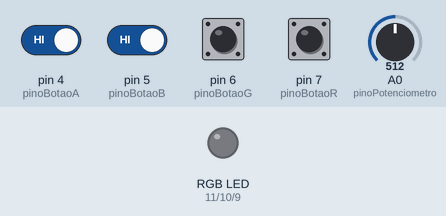
Bench run of a sketch on a simulated Arduino Uno, built with avr-gcc and run on an emulated ATmega328P. Shown: an RGB LED mixed from three pins (HIGH = lit). Inputs (shaded band) come from the test bench; at power-on: pin 4 (pinoBotaoA), pin 5 (pinoBotaoB), pin 6 (pinoBotaoG), pin 7 (pinoBotaoR) HIGH, A0 (pinoPotenciometro) = 512. Dim RGB values are drawn brighter than linear.

Above: at 1.2 s.
1.3 s: pin 4 (pinoBotaoA) driven LOW and pin 5 (pinoBotaoB) driven LOW
At 1.8 s:
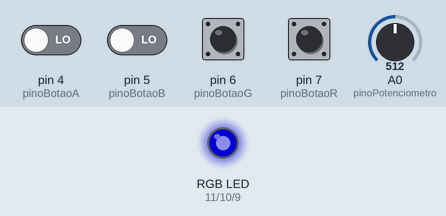
2.8 s: A0 (pinoPotenciometro) set to 716
At 3.1 s:
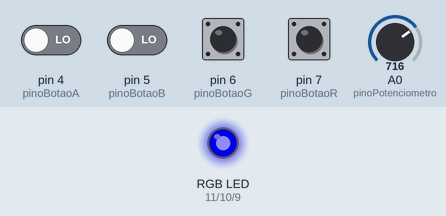
4.3 s: pin 6 (pinoBotaoG) pulled LOW for 0.15 s
At 4.4 s:
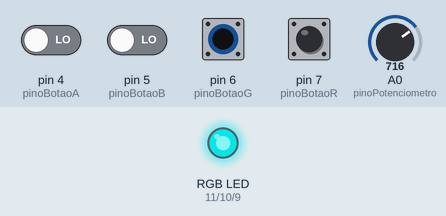
6.0 s: pin 7 (pinoBotaoR) pulled LOW for 0.15 s
At 6.11 s:
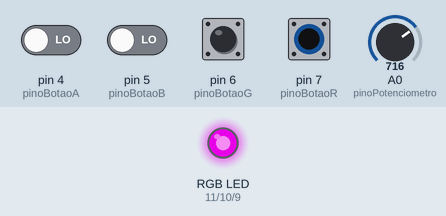
7.7 s: A0 (pinoPotenciometro) set to 900
At 8.4 s:
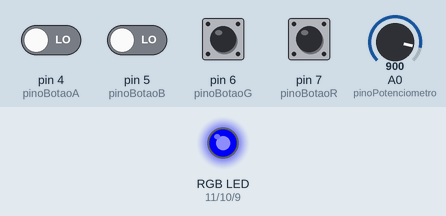
9.2 s: pin 6 (pinoBotaoG) pulled LOW for 1 s
At 9.7 s:
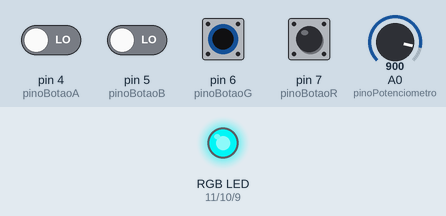
Timing chart, 0 to 12.2 s (numbered marks = the images above; inputs shaded):
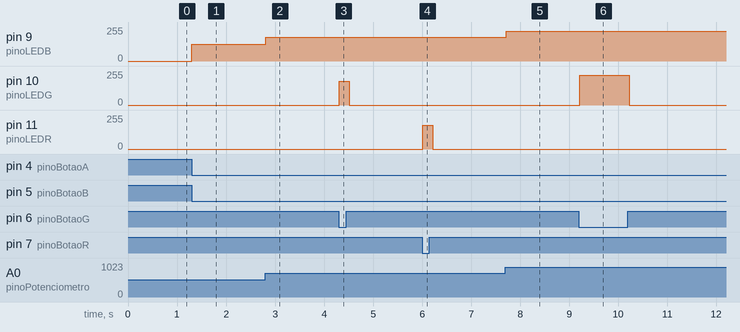

Measured:
- after the input at 1.3 s, pin 9 (pinoLEDB): 0/255 → 127/255 at once
- after the input at 2.8 s, pin 9 (pinoLEDB): 127/255 → 178/255 at once
- after the input at 4.3 s, pin 10 (pinoLEDG): 0/255 → 178/255 at once, → 0/255 0.20 s later
- after the input at 6.0 s, pin 11 (pinoLEDR): 0/255 → 178/255 at once, → 0/255 0.20 s later
- after the input at 7.7 s, pin 9 (pinoLEDB): 178/255 → 224/255 at once
- after the input at 9.2 s, pin 10 (pinoLEDG): 0/255 → 224/255 at once, → 0/255 1.0 s later

The sketch:

LED_RGB.ino
```cpp
/*******************************************************************************
* RoboCore Kit Iniciante V8 - 17. Red Green Blue
* Aciona as três cores do LED RGB através de botões.
*******************************************************************************/

// Declaração dos pinos
const int pinoLEDR = 11;
const int pinoLEDG = 10;
const int pinoLEDB = 9;
const int pinoBotaoR = 7;
const int pinoBotaoG = 6;
const int pinoBotaoB = 5;
const int pinoBotaoA = 4; // Botão de ajuste
const int pinoPotenciometro = A0;

// Variáveis para o armazenar o estado de cada botão
int leituraBotaoR;
int leituraBotaoG;
int leituraBotaoB;
int leituraBotaoA;
int leituraPotenciometro;
int pwmR = 0;
int pwmG = 0;
int pwmB = 0;

void setup() {
  pinMode(pinoLEDR, OUTPUT);
  pinMode(pinoLEDG, OUTPUT);
  pinMode(pinoLEDB, OUTPUT);
  pinMode(pinoBotaoR, INPUT_PULLUP);
  pinMode(pinoBotaoG, INPUT_PULLUP);
  pinMode(pinoBotaoB, INPUT_PULLUP);
  pinMode(pinoBotaoA, INPUT_PULLUP);
  pinMode(pinoPotenciometro, INPUT);
}

void loop() {
  // lê o estado dos botões
  leituraBotaoR = digitalRead(pinoBotaoR);
  leituraBotaoG = digitalRead(pinoBotaoG);
  leituraBotaoB = digitalRead(pinoBotaoB);
  leituraBotaoA = digitalRead(pinoBotaoA);
  leituraPotenciometro = analogRead(pinoPotenciometro);

  if(leituraBotaoR == LOW) { // verifica se o botão foi pressionado
    // Se o botao de ajuste estiver pressionado
    if (leituraBotaoA == LOW) {
      // ajusta a intensidade da cor de acordo com o potenciometro
      pwmR = map(leituraPotenciometro, 0, 1023, 0, 255);
    }
    // aciona a cor com a intensidade configurada
    analogWrite(pinoLEDR, pwmR);
  }else { // senão
    analogWrite(pinoLEDR, 0); // apaga o LED
  }

  if(leituraBotaoG == LOW) {  // verifica se o botão foi pressionado
    // Se o botao de ajuste estiver pressionado
    if (leituraBotaoA == LOW) {
      // ajusta a intensidade da cor de acordo com o potenciometro
      pwmG = map(leituraPotenciometro, 0, 1023, 0, 255);
    }
    // aciona a cor com a intensidade configurada
    analogWrite(pinoLEDG, pwmG);
  }else { // senão
    analogWrite(pinoLEDG, 0); // apaga o LED
  }

  if(leituraBotaoB == LOW) {  // verifica se o botão foi pressionado
    // Se o botao de ajuste estiver pressionado
    if (leituraBotaoA == LOW) {
      // ajusta a intensidade da cor de acordo com o potenciometro
      pwmB = map(leituraPotenciometro, 0, 1023, 0, 255);
    }
    // aciona a cor com a intensidade configurada
    analogWrite(pinoLEDB, pwmB);
  }else { // senão
    analogWrite(pinoLEDB, 0); // apaga o LED
  }

  delay(100); // Aguarda 100 milissegundos para uma nova leitura

}
```
